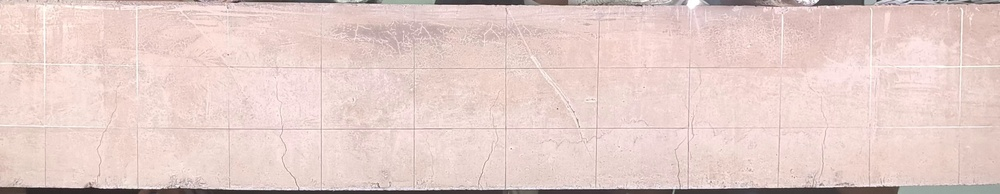
#> input picture code/images/frame_0015.jpg, 1000 x 194 px, shrunk from 3840 x 745 before the run
$ python simple.py
#> lines starting #> are read from the running program, lines starting #| are printed output that depends on the picture
import cv2
import numpy as np
import matplotlib.pyplot as plt

# Step 1: Load image in grayscale
img = cv2.imread('../../images/frame_0015.jpg', cv2.IMREAD_GRAYSCALE)
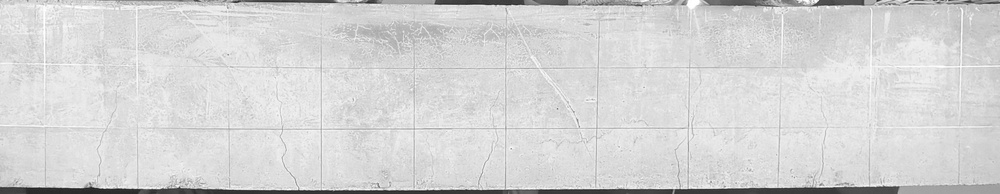
#> img: shape (194, 1000); min 29, max 255, mean 212.8

# Step 2: Select one horizontal line (e.g. middle row)
row = img[img.shape[0] // 2, :]  # 1D intensity profile
#> row = 1000 values, max 242 at index 278, min 185 at index 597, mean 223

# Step 3: Apply first derivative (discrete difference)
first_derivative = np.diff(row)
#> first_derivative = 999 values, max 255 at index 0, min 0 at index 1, mean 116.6

# Step 4: Plot results
plt.figure(figsize=(10, 5))

plt.subplot(3,1,1)
plt.title("Original Horizontal Line (Pixel Intensities)")
plt.plot(row, color='gray')

plt.subplot(3,1,2)
plt.title("First Derivative")
plt.plot(first_derivative, color='blue')

plt.tight_layout()
plt.show()
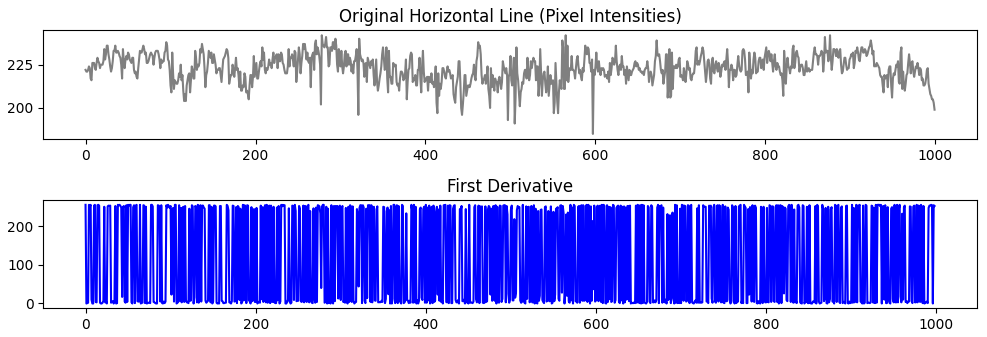
#> figure drawn by matplotlib, 2 panels; panel 1: curve peaks at x = 278, y = 242; panel 2: curve peaks at x = 0, y = 255

$ run again, with code/images/frame_0000.jpg copied over code/images/frame_0015.jpg
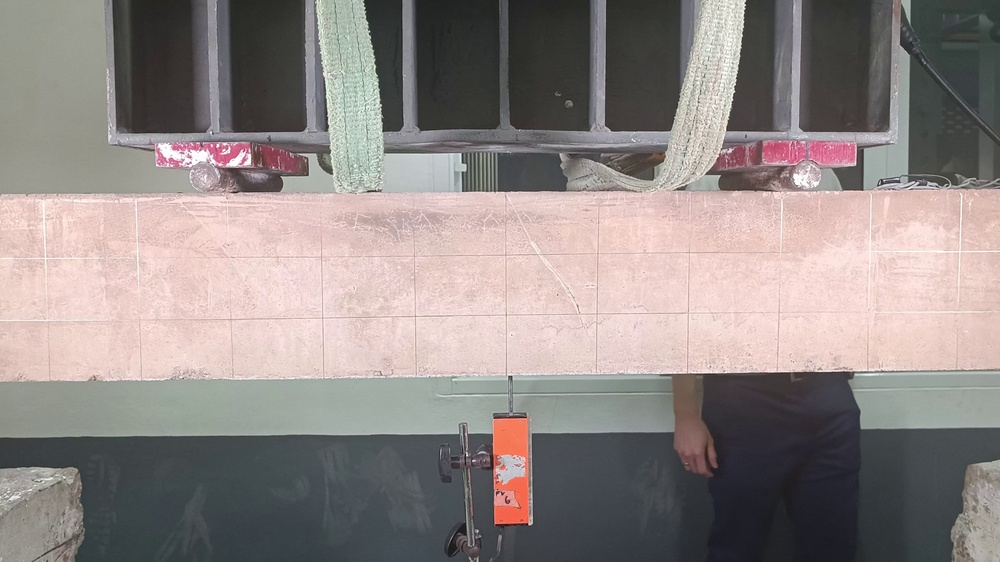
#> input picture code/images/frame_0000.jpg, 1000 x 562 px, shrunk from 3840 x 2160 before the run
#> `img = cv2.imread('../../images/frame_0015.jpg', cv2.IMREAD_GRAYSCALE)`:
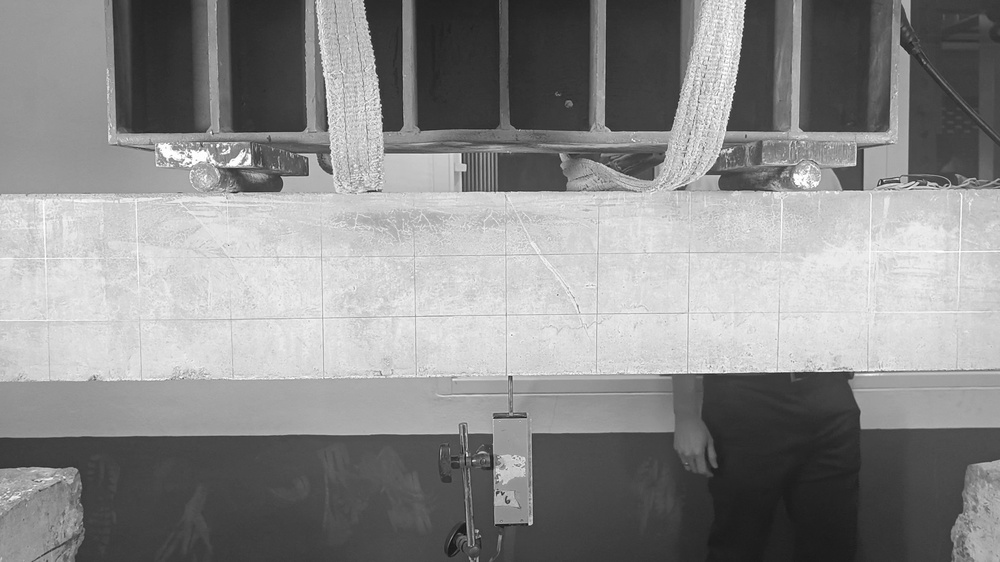
#> img: shape (562, 1000); min 12, max 255, mean 138.2
#> row = 1000 values, max 243 at index 958, min 182 at index 414, mean 220.1
#> first_derivative = 999 values, max 255 at index 9, min 0 at index 0, mean 118.6
#> `plt.show()`:
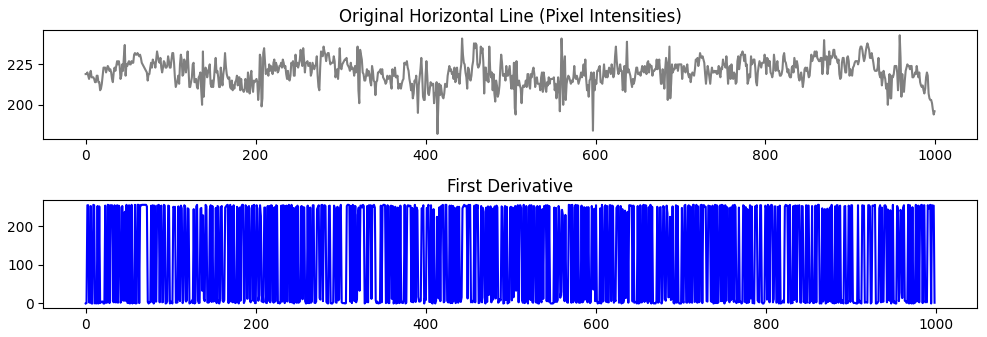
#> figure drawn by matplotlib, 2 panels; panel 1: curve peaks at x = 958, y = 243; panel 2: curve peaks at x = 9, y = 255

$ run again, with code/images/frame_0013.jpg copied over code/images/frame_0015.jpg
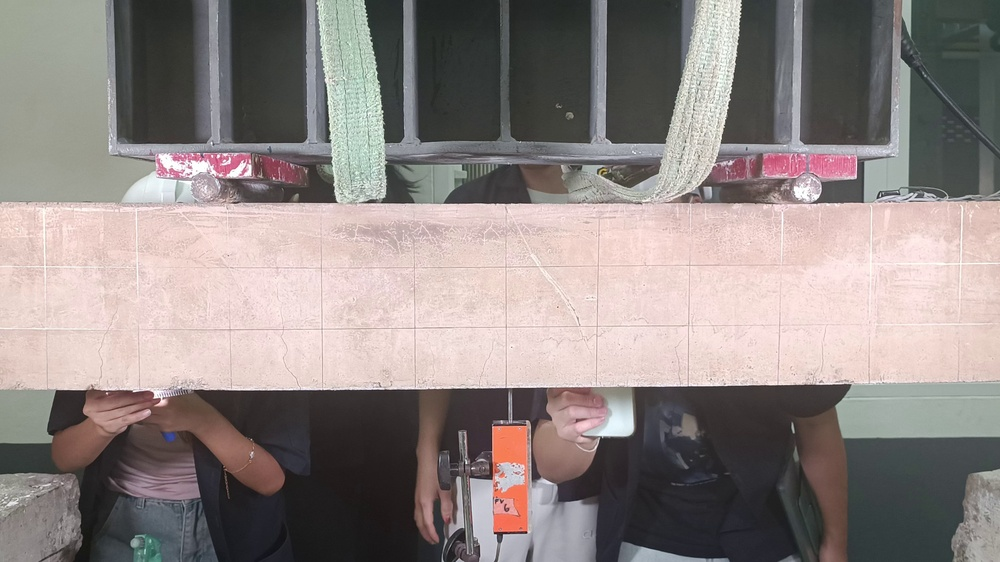
#> input picture code/images/frame_0013.jpg, 1000 x 562 px, shrunk from 3840 x 2160 before the run
#> `img = cv2.imread('../../images/frame_0015.jpg', cv2.IMREAD_GRAYSCALE)`:
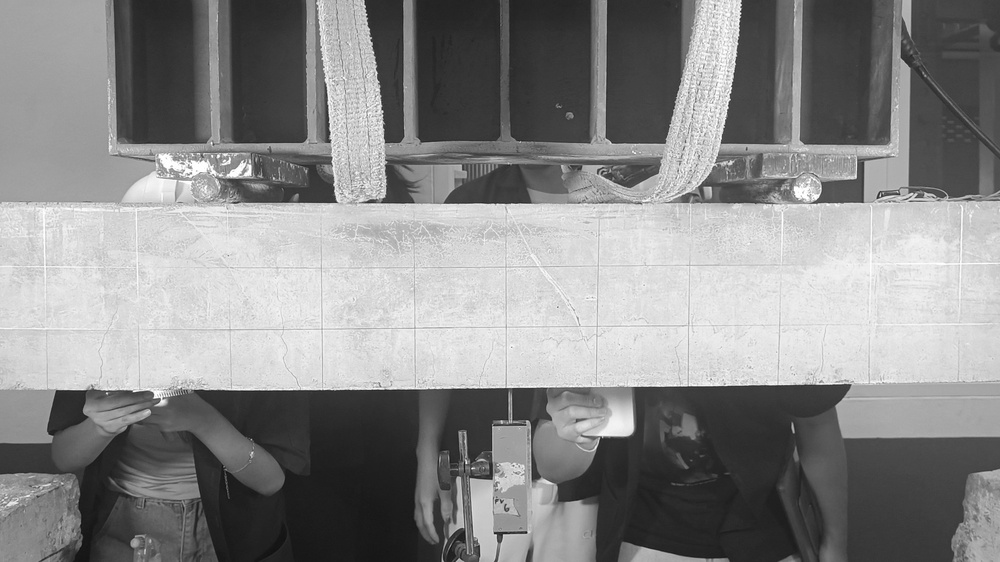
#> img: shape (562, 1000); min 14, max 255, mean 136.3
#> row = 1000 values, max 250 at index 870, min 181 at index 414, mean 223.1
#> first_derivative = 999 values, max 255 at index 2, min 0 at index 6, mean 117.4
#> `plt.show()`:
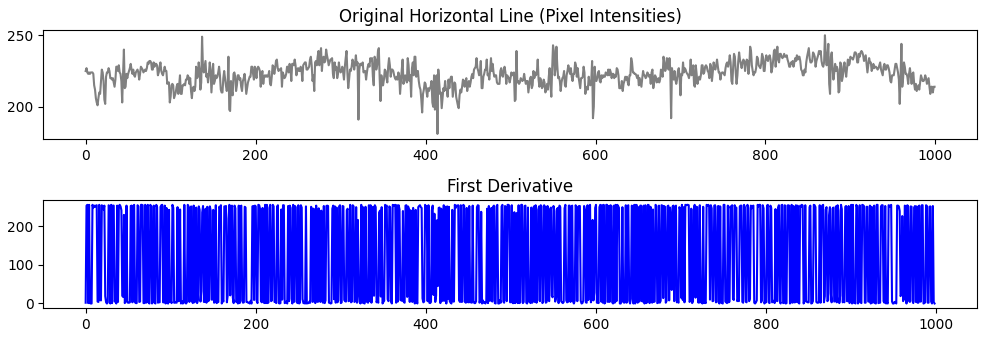
#> figure drawn by matplotlib, 2 panels; panel 1: curve peaks at x = 870, y = 250; panel 2: curve peaks at x = 2, y = 255
